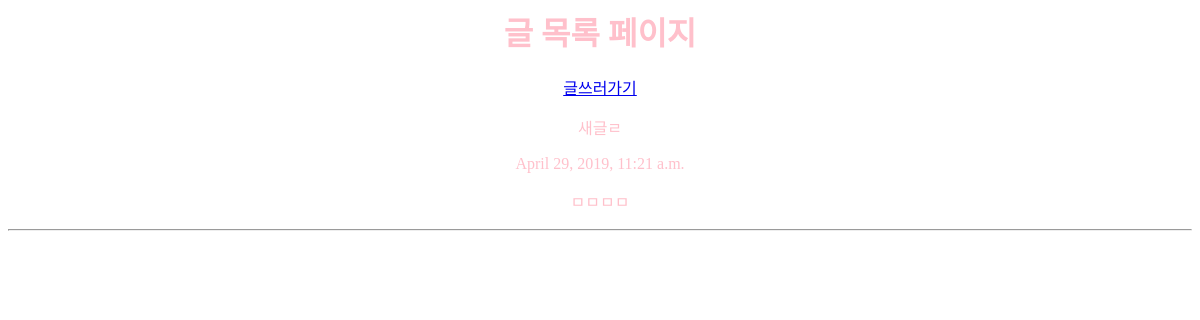
The app's page /, older data.
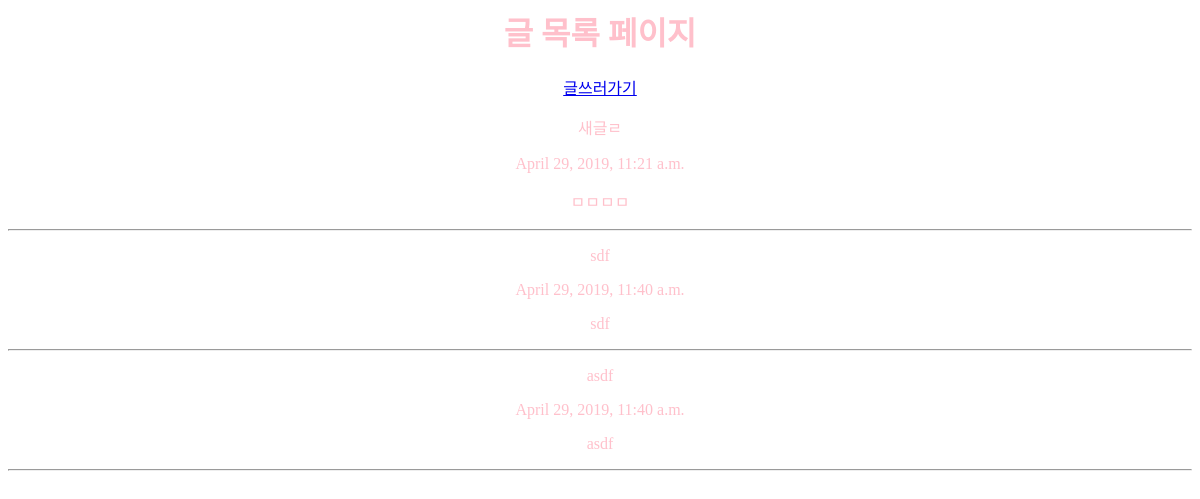
The same page, newer data.
### blog/models.py (models this page shows)
class Post(models.Model):
    title = models.CharField(max_length=200)
    pub_date = models.DateTimeField(default=timezone.now())
    body = models.TextField()

### blog/views.py (the view)
# urls.py: url(r'^$', views.home, name="home"),
def home(request):
    posts=Post.objects.all
    return render(request, 'blog/home.html', {'posts':posts})

### blog/templates/blog/home.html
<div class='go6' style='text-align:center; color:pink;'>
<h1>글 목록 페이지 </h1>
<a href="{% url 'new'%}">글쓰러가기</a>
{% for post in posts%}
    <p>{{post.title}}</p>
    <p>{{post.pub_date}}</p>
    {{post.body|linebreaks}}
    <hr>
{%endfor%}
</div>

Row changes from the older to the newer data that the page shows:
added Post: title "sdf", pub_date "April 29, 2019, 11:40 a.m.", body "sdf"
added Post: title "asdf", pub_date "April 29, 2019, 11:40 a.m.", body "asdf"
